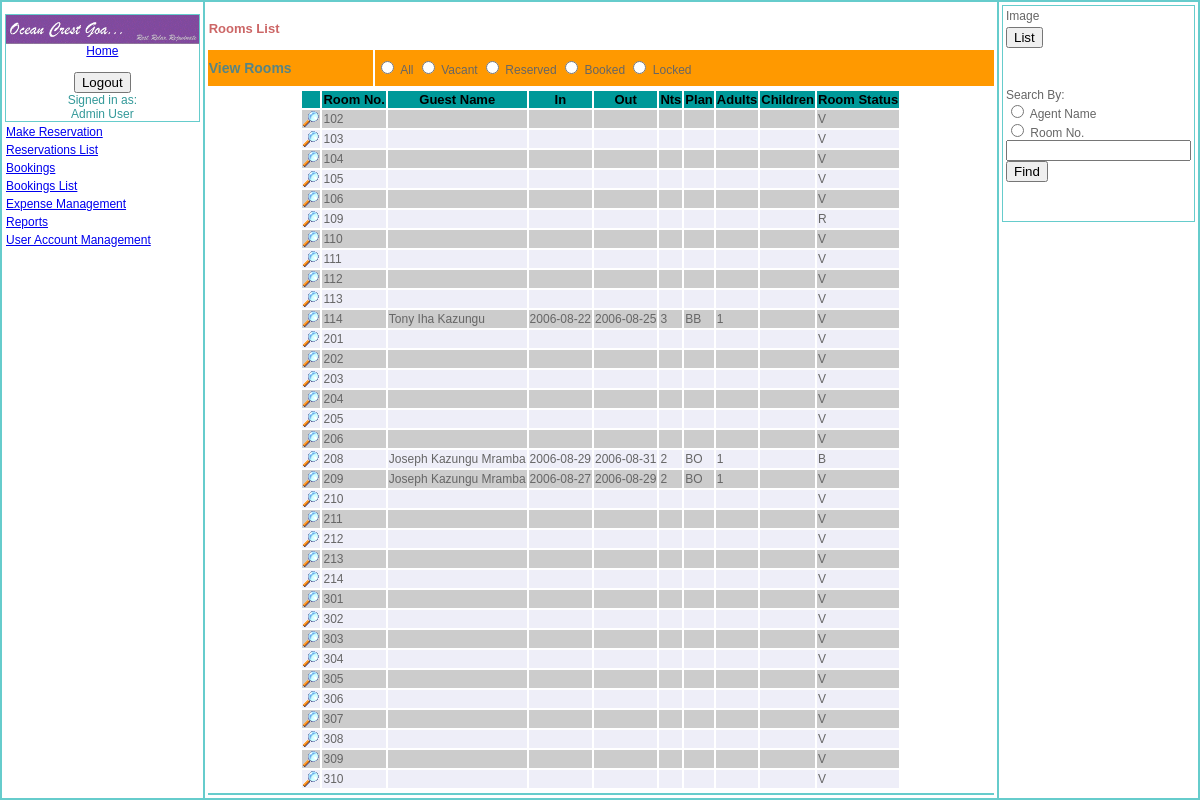
Screenshot of /rooms_list.php (signed in) with the database file from the repository.
### tables this page shows
CREATE TABLE `rooms` (
  `roomid` int(11) NOT NULL auto_increment,
  `roomno` mediumint(3) NOT NULL default '0',
  `roomtypeid` int(11) default NULL,
  `roomname` varchar(35) default NULL,
  `noofrooms` tinyint(3) default NULL,
  `occupancy` tinyint(2) default NULL,
  `tv` char(1) default NULL,
  `aircondition` char(1) default NULL,
  `fun` char(1) default NULL,
  `safe` char(1) default NULL,
  `fridge` char(1) default NULL,
  `status` char(1) default NULL COMMENT '(V)acant/(R)eserverd/(B)ooked/(L)ocked',
  `photo` longblob,
  `filetype` varchar(50) default NULL,
  PRIMARY KEY  (`roomid`,`roomno`)
);

CREATE TABLE `booking` (
  `book_id` int(11) NOT NULL auto_increment,
  `guestid` varchar(40) NOT NULL,
  `booking_type` char(1) NOT NULL COMMENT 'direct/agent',
  `meal_plan` char(2) NOT NULL COMMENT 'bo/bb/hb/fb',
  `no_adults` tinyint(2) default NULL,
  `no_child` tinyint(2) default NULL,
  `checkin_date` date NOT NULL,
  `checkout_date` date NOT NULL,
  `residence_id` char(2) default NULL COMMENT 'country_code',
  `payment_mode` tinyint(2) default NULL,
  `agents_ac_no` char(6) default NULL,
  `roomid` int(11) NOT NULL,
  `checkedin_by` int(11) default NULL,
  `invoice_no` varchar(15) default NULL,
  `billed` tinyint(1) default NULL,
  `checkoutby` int(5) default NULL,
  `codatetime` datetime default NULL,
  PRIMARY KEY  (`book_id`),
  UNIQUE KEY `id` (`book_id`)
);

### queryfunctions.php (called while the page is built, shortened)
<?php
function mkr_query($strsql,$conn)
{
	$rs = mysql_query($strsql,$conn);
	return $rs;
}
function fetch_object($rs)
{
	return mysql_fetch_object($rs);
}
?>

### rooms_list.php (the view, shortened to what this page needs)
<?php
include_once ("queryfunctions.php");
include_once ("functions.php");
?>
<!DOCTYPE html PUBLIC "-//W3C//DTD XHTML 1.0 Transitional//EN" "http://www.w3.org/TR/xhtml1/DTD/xhtml1-transitional.dtd">
<html xmlns="http://www.w3.org/1999/xhtml">
<head>
<link href="css/new.css" rel="stylesheet" type="text/css">
</head>
<body>
<form action="rooms.php" method="post" enctype="multipart/form-data">
<table width="100%"  border="0" cellpadding="1" align="center" bgcolor="#66CCCC">
  <tr valign="top">
    <td width="17%" bgcolor="#FFFFFF">
	<table width="100%"  border="0" cellpadding="1">
	  <tr>
    <td width="15%" bgcolor="#66CCCC">
		<table cellspacing=0 cellpadding=0 width="100%" align="left" bgcolor="#FFFFFF">
      <tr><td width="110" align="center"><a href="index.php"><img src="images/OpenCrest.gif" width="100%" height="100%" border="0"/><br>
          Home</a></td>
      </tr>
      <tr><td>&nbsp; </td>
      </tr>
      <tr>
        <td align="center">
		</td></tr>
	  </table></td></tr>
		<?php require_once("menu_header.php"); ?>
    </table>
	</td>
    <td width="67%" bgcolor="#FFFFFF"><table width="100%"  border="0" cellpadding="1">
      <tr>
        <td align="center"></td>
      </tr>
      <tr>
        <td colspan="2">
		<h2>Rooms List </h2>
		</td>
      </tr>
      <tr bgcolor="#FF9900"><td><h1>View Rooms </h1></td>
	  <td>
          <label>
          <input type="radio" name="roomstatus" value="A" />
  All</label>
          <label>
          <input type="radio" name="roomstatus" value="V" />
  Vacant</label>
          <label>
          <input type="radio" name="roomstatus" value="R" />
  Reserved</label>
          <label>
          <input type="radio" name="roomstatus" value="B" />
  Booked</label>
          <label>
          <input type="radio" name="roomstatus" value="L" />
  Locked</label>
	</td></tr>
	  <tr>
        <td colspan="2"><div id="Requests">
		<?php
			$conn=db_connect(HOST,USER,PASS,DB,PORT);
			$sql="Select rooms.roomno,guests.guestid,concat_ws(' ',guests.firstname,guests.middlename,guests.lastname) AS guest,
				booking.checkin_date,booking.checkout_date,DATEDIFF(booking.checkout_date,booking.checkin_date) AS nights,
				booking.meal_plan,booking.no_adults,booking.no_child,rooms.`status`
				From rooms
				left Join booking ON rooms.roomid = booking.roomid
				left Join guests ON booking.guestid = guests.guestid
				Order By rooms.roomno Asc";
			$results=mkr_query($sql,$conn);
			echo "<table align=\"center\">";
			echo "<tr bgcolor=\"#009999\">
				<th></th>
				<th>Room No.</th>
				<th>Guest Name</th>
				<th>In</th>
				<th>Out</th>
				<th>Nts</th>
				<th>Plan</th>
				<th>Adults</th>
				<th>Children</th>
				<th>Room Status</th>
				</tr>";
			while ($booked = fetch_object($results)) {
				$j++;
				if($j%2==1){
					echo "<tr bgcolor=\"#CCCCCC\">";
					}else{
					echo "<tr bgcolor=\"#EEEEF8\">";
				}
					echo "<td><a href=\"bookings.php?search=$booked->guestid\"><img src=\"images/button_view.png\" width=\"16\" height=\"16\" border=\"0\" title=\"view booking details\"/></a></td>";
					echo "<td>" . $booked->roomno . "</td>";
					echo "<td>" . $booked->guest . "</td>";
					echo "<td>" . $booked->checkin_date . "</td>";
					echo "<td>" . $booked->checkout_date . "</td>";
					echo "<td>" . $booked->nights . "</td>";
					echo "<td>" . $booked->meal_plan . "</td>";
					echo "<td>" . $booked->no_adults . "</td>";
					echo "<td>" . $booked->no_child . "</td>";
					echo "<td>" . $booked->status . "</td>";
				echo "</tr>";
			}
			echo "</table>";
		?>
		</div></td>
      </tr>
	  <tr bgcolor="#66CCCC" >
        <td align="left" colspan="2"><div id="RequestDetails"></div>
		</td>
      </tr>
    </table></td>
	<td width="16%" bgcolor="#FFFFFF">
	<table width="100%"  border="0" cellpadding="1">
	  <tr>
    <td width="15%" bgcolor="#66CCCC">
	<table width="100%"  border="0" cellpadding="1" bgcolor="#FFFFFF">
       <tr>
        <td>Image</td>
      </tr>
	  <tr>
        <td><input type="button" name="Submit" value="List" onclick="self.location='rooms_list.php'"/></td>
	  </tr>
      <tr>
        <td>&nbsp;</td>
      </tr>
      <tr>
        <td>&nbsp;</td>
      </tr>
      <tr>
        <td>
            <label> Search By:<br />
            <input type="radio" name="optFind" value="Name" />
        Agent Name</label>
            <br />
            <label>
            <input type="radio" name="optFind" value="Payrollno" />
        Room No. </label>
            <br>
        <input type="text" name="search" width="100" /><br>
        <input type="submit" name="Submit" value="Find"/>
        </td>
      </tr>
      <tr>
        <td>&nbsp;</td>
      </tr>
      <tr>
        <td>&nbsp;</td>
      </tr>
    </table>
	</td><tr></table>
	</td>
  </tr>
</table>
</form>
</body>
</html>

### css/new.css (style rules this page uses)
body { background-color: White; font: 12px Verdana, Geneva, Arial, Helvetica, sans-serif; color: #666666; margin: 0px 0px 0px 0px; border: none; }
td, p, ul,ol { font-family: Verdana, Geneva, Arial, Helvetica, sans-serif; font-size: 12px; }
th { color: #000000; font-size: 13px; }
h1 { color: #568585; font-size: 14px; }
h2 { color: #CC6666; font-size:13px; }

### rows the page displays
rooms: roomno "102", status "V"
rooms: roomno "103", status "V"
rooms: roomno "104", status "V"
rooms: roomno "105", status "V"
rooms: roomno "106", status "V"
rooms: roomno "109", status "R"
rooms: roomno "110", status "V"
rooms: roomno "111", status "V"
rooms: roomno "112", status "V"
rooms: roomno "113", status "V"
booking: rooms.roomno "114", guest "Tony Iha Kazungu", checkin_date "2006-08-22", checkout_date "2006-08-25", nights "3", meal_plan "BB", no_adults "1", rooms.status "V"
rooms: roomno "201", status "V"
rooms: roomno "202", status "V"
rooms: roomno "203", status "V"
rooms: roomno "204", status "V"
rooms: roomno "205", status "V"
rooms: roomno "206", status "V"
booking: rooms.roomno "208", guest "Joseph Kazungu Mramba", checkin_date "2006-08-29", checkout_date "2006-08-31", nights "2", meal_plan "BO", no_adults "1", rooms.status "B"
booking: rooms.roomno "209", guest "Joseph Kazungu Mramba", checkin_date "2006-08-27", checkout_date "2006-08-29", nights "2", meal_plan "BO", no_adults "1", rooms.status "V"
rooms: roomno "210", status "V"
rooms: roomno "211", status "V"
rooms: roomno "212", status "V"
rooms: roomno "213", status "V"
rooms: roomno "214", status "V"
rooms: roomno "301", status "V"
rooms: roomno "302", status "V"
rooms: roomno "303", status "V"
rooms: roomno "304", status "V"
rooms: roomno "305", status "V"
rooms: roomno "306", status "V"
rooms: roomno "307", status "V"
rooms: roomno "308", status "V"
rooms: roomno "309", status "V"
rooms: roomno "310", status "V"

### other values shown
$_SESSION["employee"] "Admin User"
